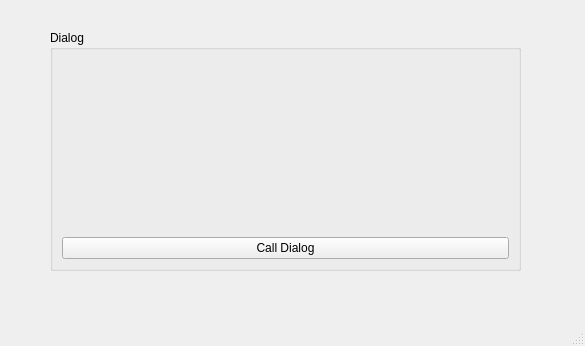
<?xml version="1.0" encoding="UTF-8"?>
<ui version="4.0">
 <class>MainWindow</class>
 <widget class="QMainWindow" name="MainWindow">
  <property name="geometry">
   <rect>
    <x>0</x>
    <y>0</y>
    <width>585</width>
    <height>346</height>
   </rect>
  </property>
  <property name="windowTitle">
   <string>MainWindow</string>
  </property>
  <widget class="QWidget" name="centralwidget">
   <widget class="QGroupBox" name="groupBox">
    <property name="geometry">
     <rect>
      <x>50</x>
      <y>30</y>
      <width>471</width>
      <height>241</height>
     </rect>
    </property>
    <property name="title">
     <string>Dialog</string>
    </property>
    <layout class="QVBoxLayout" name="verticalLayout">
     <item>
      <widget class="QLabel" name="label">
       <property name="font">
        <font>
         <pointsize>14</pointsize>
        </font>
       </property>
       <property name="text">
        <string/>
       </property>
       <property name="alignment">
        <set>Qt::AlignCenter</set>
       </property>
      </widget>
     </item>
     <item>
      <widget class="QPushButton" name="pushButton">
       <property name="text">
        <string>Call Dialog</string>
       </property>
      </widget>
     </item>
    </layout>
   </widget>
  </widget>
  <widget class="QMenuBar" name="menubar">
   <property name="geometry">
    <rect>
     <x>0</x>
     <y>0</y>
     <width>585</width>
     <height>21</height>
    </rect>
   </property>
  </widget>
  <widget class="QStatusBar" name="statusbar"/>
 </widget>
 <resources/>
 <connections/>
</ui>
